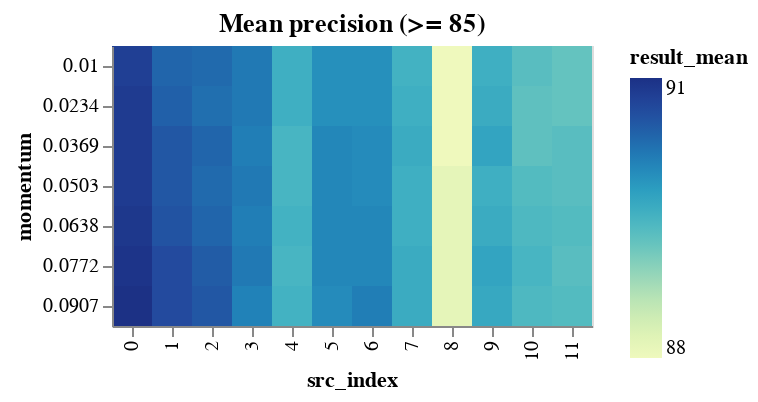

Notebook cell for this chart:
### Code cell
range_momentum_results_df = momentum_results_df[
    momentum_results_df.result_mean >= DETAILED_VIEW_TRESHOLD
]

binified_momentum_heatmap(
    f"Mean precision (>= {DETAILED_VIEW_TRESHOLD})", range_momentum_results_df
)

### Figure 1 — Vega-Lite specification as saved in the notebook (floating-point values rounded to 4 significant figures)
{"config": {"view": {"continuousWidth": 400, "continuousHeight": 300}}, "hconcat": [{"mark": "rect", "encoding": {"color": {"type": "quantitative", "field": "result_mean"}, "tooltip": [{"type": "quantitative", "field": "result_mean"}, {"type": "quantitative", "field": "result_std"}, {"type": "quantitative", "field": "neurons"}, {"type": "quantitative", "field": "layers"}, {"type": "quantitative", "field": "epochs"}, {"type": "quantitative", "field": "learning_rate"}, {"type": "quantitative", "field": "momentum"}, {"type": "quantitative", "field": "src_index"}], "x": {"type": "ordinal", "field": "src_index"}, "y": {"type": "ordinal", "field": "momentum"}}, "selection": {"selector008": {"type": "interval", "bind": "scales", "encodings": ["x", "y"]}}, "title": "Mean precision (>= 85)"}], "data": {"name": "data-20cd57767bed165eb2cc563d0f8586fe"}, "$schema": "https://vega.github.io/schema/vega-lite/v4.8.1.json", "datasets": {"data-20cd57767bed165eb2cc563d0f8586fe": [{"neurons": 11, "layers": 2, "epochs": 90, "learning_rate": 0.0422, "momentum": 0.0907, "result_mean": 90.82, "result_std": 1.16, "src_index": 0}, {"neurons": 11, "layers": 2, "epochs": 90, "learning_rate": 0.0422, "momentum": 0.0772, "result_mean": 90.77, "result_std": 1.205, "src_index": 0}, {"neurons": 11, "layers": 2, "epochs": 90, "learning_rate": 0.0422, "momentum": 0.0638, "result_mean": 90.72, "result_std": 1.159, "src_index": 0}, {"neurons": 11, "layers": 2, "epochs": 90, "learning_rate": 0.0422, "momentum": 0.0503, "result_mean": 90.67, "result_std": 1.161, "src_index": 0}, {"neurons": 11, "layers": 2, "epochs": 90, "learning_rate": 0.0422, "momentum": 0.0369, "result_mean": 90.67, "result_std": 1.161, "src_index": 0}, {"neurons": 11, "layers": 2, "epochs": 90, "learning_rate": 0.0422, "momentum": 0.0234, "result_mean": 90.67, "result_std": 1.161, "src_index": 0}, {"neurons": 11, "layers": 2, "epochs": 90, "learning_rate": 0.0422, "momentum": 0.01, "result_mean": 90.63, "result_std": 1.119, "src_index": 0}, {"neurons": 11, "layers": 2, "epochs": 90, "learning_rate": 0.0353, "momentum": 0.0772, "result_mean": 90.48, "result_std": 1.072, "src_index": 1}, {"neurons": 11, "layers": 2, "epochs": 90, "learning_rate": 0.0353, "momentum": 0.0907, "result_mean": 90.48, "result_std": 1.188, "src_index": 1}, {"neurons": 11, "layers": 2, "epochs": 90, "learning_rate": 0.0353, "momentum": 0.0638, "result_mean": 90.38, "result_std": 1.085, "src_index": 1}, {"neurons": 11, "layers": 2, "epochs": 80, "learning_rate": 0.0422, "momentum": 0.0907, "result_mean": 90.34, "result_std": 1.191, "src_index": 2}, {"neurons": 11, "layers": 2, "epochs": 90, "learning_rate": 0.0353, "momentum": 0.0503, "result_mean": 90.33, "result_std": 1.146, "src_index": 1}, {"neurons": 11, "layers": 2, "epochs": 90, "learning_rate": 0.0353, "momentum": 0.0369, "result_mean": 90.33, "result_std": 1.127, "src_index": 1}, {"neurons": 11, "layers": 2, "epochs": 80, "learning_rate": 0.0422, "momentum": 0.0772, "result_mean": 90.29, "result_std": 1.264, "src_index": 2}, {"neurons": 11, "layers": 2, "epochs": 90, "learning_rate": 0.0353, "momentum": 0.0234, "result_mean": 90.24, "result_std": 1.147, "src_index": 1}, {"neurons": 11, "layers": 2, "epochs": 80, "learning_rate": 0.0422, "momentum": 0.0369, "result_mean": 90.19, "result_std": 1.288, "src_index": 2}, {"neurons": 11, "layers": 2, "epochs": 80, "learning_rate": 0.0422, "momentum": 0.0638, "result_mean": 90.19, "result_std": 1.289, "src_index": 2}, {"neurons": 11, "layers": 2, "epochs": 90, "learning_rate": 0.0353, "momentum": 0.01, "result_mean": 90.19, "result_std": 1.19, "src_index": 1}, {"neurons": 11, "layers": 2, "epochs": 80, "learning_rate": 0.0422, "momentum": 0.01, "result_mean": 90.14, "result_std": 1.193, "src_index": 2}, {"neurons": 11, "layers": 2, "epochs": 80, "learning_rate": 0.0422, "momentum": 0.0503, "result_mean": 90.14, "result_std": 1.324, "src_index": 2}, {"neurons": 11, "layers": 2, "epochs": 80, "learning_rate": 0.0422, "momentum": 0.0234, "result_mean": 90.09, "result_std": 1.366, "src_index": 2}, {"neurons": 12, "layers": 2, "epochs": 90, "learning_rate": 0.0422, "momentum": 0.0772, "result_mean": 90.0, "result_std": 0.6565, "src_index": 3}, {"neurons": 12, "layers": 2, "epochs": 90, "learning_rate": 0.0422, "momentum": 0.0503, "result_mean": 90.0, "result_std": 0.5616, "src_index": 3}, {"neurons": 12, "layers": 2, "epochs": 90, "learning_rate": 0.0422, "momentum": 0.0234, "result_mean": 90.0, "result_std": 0.5637, "src_index": 3}, {"neurons": 12, "layers": 2, "epochs": 90, "learning_rate": 0.0422, "momentum": 0.01, "result_mean": 89.99, "result_std": 0.6062, "src_index": 3}, {"neurons": 12, "layers": 2, "epochs": 90, "learning_rate": 0.0422, "momentum": 0.0638, "result_mean": 89.95, "result_std": 0.6433, "src_index": 3}, {"neurons": 12, "layers": 2, "epochs": 90, "learning_rate": 0.0422, "momentum": 0.0369, "result_mean": 89.95, "result_std": 0.5675, "src_index": 3}, {"neurons": 12, "layers": 2, "epochs": 90, "learning_rate": 0.0353, "momentum": 0.0907, "result_mean": 89.95, "result_std": 0.6329, "src_index": 6}, {"neurons": 12, "layers": 2, "epochs": 90, "learning_rate": 0.0422, "momentum": 0.0907, "result_mean": 89.9, "result_std": 0.5194, "src_index": 3}, {"neurons": 11, "layers": 2, "epochs": 80, "learning_rate": 0.0284, "momentum": 0.0369, "result_mean": 89.85, "result_std": 0.6803, "src_index": 5}, {"neurons": 11, "layers": 2, "epochs": 80, "learning_rate": 0.0284, "momentum": 0.0503, "result_mean": 89.85, "result_std": 0.6803, "src_index": 5}, {"neurons": 11, "layers": 2, "epochs": 80, "learning_rate": 0.0284, "momentum": 0.0638, "result_mean": 89.85, "result_std": 0.6803, "src_index": 5}, {"neurons": 11, "layers": 2, "epochs": 80, "learning_rate": 0.0284, "momentum": 0.0772, "result_mean": 89.85, "result_std": 0.7482, "src_index": 5}, {"neurons": 12, "layers": 2, "epochs": 90, "learning_rate": 0.0353, "momentum": 0.0772, "result_mean": 89.85, "result_std": 0.6823, "src_index": 6}, {"neurons": 12, "layers": 2, "epochs": 90, "learning_rate": 0.0353, "momentum": 0.0638, "result_mean": 89.85, "result_std": 0.6823, "src_index": 6}, {"neurons": 11, "layers": 2, "epochs": 80, "learning_rate": 0.0284, "momentum": 0.0907, "result_mean": 89.8, "result_std": 0.7255, "src_index": 5}, {"neurons": 12, "layers": 2, "epochs": 90, "learning_rate": 0.0353, "momentum": 0.0369, "result_mean": 89.8, "result_std": 0.709, "src_index": 6}, {"neurons": 12, "layers": 2, "epochs": 90, "learning_rate": 0.0353, "momentum": 0.0503, "result_mean": 89.8, "result_std": 0.709, "src_index": 6}, {"neurons": 11, "layers": 2, "epochs": 80, "learning_rate": 0.0284, "momentum": 0.0234, "result_mean": 89.75, "result_std": 0.7457, "src_index": 5}, {"neurons": 11, "layers": 2, "epochs": 80, "learning_rate": 0.0284, "momentum": 0.01, "result_mean": 89.75, "result_std": 0.7297, "src_index": 5}, {"neurons": 12, "layers": 2, "epochs": 90, "learning_rate": 0.0353, "momentum": 0.01, "result_mean": 89.75, "result_std": 0.8945, "src_index": 6}, {"neurons": 12, "layers": 2, "epochs": 90, "learning_rate": 0.0353, "momentum": 0.0234, "result_mean": 89.75, "result_std": 0.8945, "src_index": 6}, {"neurons": 11, "layers": 2, "epochs": 70, "learning_rate": 0.0284, "momentum": 0.0772, "result_mean": 89.51, "result_std": 0.8645, "src_index": 9}, {"neurons": 11, "layers": 2, "epochs": 70, "learning_rate": 0.0284, "momentum": 0.0369, "result_mean": 89.51, "result_std": 0.7953, "src_index": 9}, {"neurons": 11, "layers": 2, "epochs": 70, "learning_rate": 0.0284, "momentum": 0.0907, "result_mean": 89.46, "result_std": 0.8252, "src_index": 9}, {"neurons": 11, "layers": 2, "epochs": 80, "learning_rate": 0.0216, "momentum": 0.0772, "result_mean": 89.41, "result_std": 0.6306, "src_index": 7}, {"neurons": 11, "layers": 2, "epochs": 80, "learning_rate": 0.0216, "momentum": 0.0907, "result_mean": 89.41, "result_std": 0.6306, "src_index": 7}, {"neurons": 11, "layers": 2, "epochs": 70, "learning_rate": 0.0284, "momentum": 0.0638, "result_mean": 89.41, "result_std": 0.7342, "src_index": 9}, {"neurons": 11, "layers": 2, "epochs": 80, "learning_rate": 0.0216, "momentum": 0.0369, "result_mean": 89.41, "result_std": 0.7034, "src_index": 7}, {"neurons": 11, "layers": 2, "epochs": 70, "learning_rate": 0.0284, "momentum": 0.0234, "result_mean": 89.41, "result_std": 0.7519, "src_index": 9}, {"neurons": 11, "layers": 2, "epochs": 70, "learning_rate": 0.0216, "momentum": 0.0234, "result_mean": 89.36, "result_std": 0.6449, "src_index": 4}, {"neurons": 11, "layers": 2, "epochs": 70, "learning_rate": 0.0216, "momentum": 0.01, "result_mean": 89.36, "result_std": 0.6449, "src_index": 4}, {"neurons": 11, "layers": 2, "epochs": 80, "learning_rate": 0.0216, "momentum": 0.0234, "result_mean": 89.36, "result_std": 0.6826, "src_index": 7}, {"neurons": 11, "layers": 2, "epochs": 80, "learning_rate": 0.0216, "momentum": 0.0503, "result_mean": 89.36, "result_std": 0.7484, "src_index": 7}, {"neurons": 11, "layers": 2, "epochs": 80, "learning_rate": 0.0216, "momentum": 0.0638, "result_mean": 89.36, "result_std": 0.6826, "src_index": 7}, {"neurons": 11, "layers": 2, "epochs": 70, "learning_rate": 0.0284, "momentum": 0.01, "result_mean": 89.36, "result_std": 0.7484, "src_index": 9}, {"neurons": 11, "layers": 2, "epochs": 70, "learning_rate": 0.0284, "momentum": 0.0503, "result_mean": 89.36, "result_std": 0.7793, "src_index": 9}, {"neurons": 11, "layers": 2, "epochs": 70, "learning_rate": 0.0216, "momentum": 0.0638, "result_mean": 89.31, "result_std": 0.5815, "src_index": 4}, {"neurons": 11, "layers": 2, "epochs": 70, "learning_rate": 0.0216, "momentum": 0.0907, "result_mean": 89.31, "result_std": 0.6014, "src_index": 4}, {"neurons": 11, "layers": 2, "epochs": 80, "learning_rate": 0.0216, "momentum": 0.01, "result_mean": 89.31, "result_std": 0.6752, "src_index": 7}, {"neurons": 11, "layers": 2, "epochs": 70, "learning_rate": 0.0216, "momentum": 0.0369, "result_mean": 89.27, "result_std": 0.6087, "src_index": 4}, {"neurons": 11, "layers": 2, "epochs": 70, "learning_rate": 0.0216, "momentum": 0.0503, "result_mean": 89.27, "result_std": 0.5027, "src_index": 4}, {"neurons": 11, "layers": 2, "epochs": 70, "learning_rate": 0.0216, "momentum": 0.0772, "result_mean": 89.27, "result_std": 0.6087, "src_index": 4}, {"neurons": 11, "layers": 2, "epochs": 90, "learning_rate": 0.0147, "momentum": 0.0772, "result_mean": 89.27, "result_std": 0.8101, "src_index": 10}, {"neurons": 11, "layers": 2, "epochs": 90, "learning_rate": 0.0147, "momentum": 0.0638, "result_mean": 89.22, "result_std": 0.7831, "src_index": 10}, {"neurons": 11, "layers": 2, "epochs": 90, "learning_rate": 0.0147, "momentum": 0.0907, "result_mean": 89.22, "result_std": 0.7831, "src_index": 10}, {"neurons": 11, "layers": 2, "epochs": 80, "learning_rate": 0.0147, "momentum": 0.0638, "result_mean": 89.17, "result_std": 0.7483, "src_index": 11}, {"neurons": 11, "layers": 2, "epochs": 80, "learning_rate": 0.0147, "momentum": 0.0907, "result_mean": 89.17, "result_std": 0.7343, "src_index": 11}, {"neurons": 11, "layers": 2, "epochs": 90, "learning_rate": 0.0147, "momentum": 0.0503, "result_mean": 89.17, "result_std": 0.7676, "src_index": 10}, {"neurons": 11, "layers": 2, "epochs": 90, "learning_rate": 0.0147, "momentum": 0.01, "result_mean": 89.12, "result_std": 0.7776, "src_index": 10}, {"neurons": 11, "layers": 2, "epochs": 80, "learning_rate": 0.0147, "momentum": 0.0369, "result_mean": 89.12, "result_std": 0.7776, "src_index": 11}, {"neurons": 11, "layers": 2, "epochs": 80, "learning_rate": 0.0147, "momentum": 0.0503, "result_mean": 89.12, "result_std": 0.7776, "src_index": 11}, {"neurons": 11, "layers": 2, "epochs": 80, "learning_rate": 0.0147, "momentum": 0.0772, "result_mean": 89.12, "result_std": 0.7776, "src_index": 11}, {"neurons": 11, "layers": 2, "epochs": 90, "learning_rate": 0.0147, "momentum": 0.0369, "result_mean": 89.07, "result_std": 0.8174, "src_index": 10}, {"neurons": 11, "layers": 2, "epochs": 90, "learning_rate": 0.0147, "momentum": 0.0234, "result_mean": 89.07, "result_std": 0.8174, "src_index": 10}, {"neurons": 11, "layers": 2, "epochs": 80, "learning_rate": 0.0147, "momentum": 0.01, "result_mean": 89.02, "result_std": 0.8647, "src_index": 11}, {"neurons": 11, "layers": 2, "epochs": 80, "learning_rate": 0.0147, "momentum": 0.0234, "result_mean": 89.02, "result_std": 0.8647, "src_index": 11}, {"neurons": 12, "layers": 1, "epochs": 90, "learning_rate": 0.0216, "momentum": 0.0772, "result_mean": 87.91, "result_std": 0.603, "src_index": 8}, {"neurons": 12, "layers": 1, "epochs": 90, "learning_rate": 0.0216, "momentum": 0.0503, "result_mean": 87.91, "result_std": 0.603, "src_index": 8}, {"neurons": 12, "layers": 1, "epochs": 90, "learning_rate": 0.0216, "momentum": 0.0638, "result_mean": 87.91, "result_std": 0.603, "src_index": 8}, {"neurons": 12, "layers": 1, "epochs": 90, "learning_rate": 0.0216, "momentum": 0.0907, "result_mean": 87.91, "result_std": 0.603, "src_index": 8}, {"neurons": 12, "layers": 1, "epochs": 90, "learning_rate": 0.0216, "momentum": 0.01, "result_mean": 87.76, "result_std": 0.5246, "src_index": 8}, {"neurons": 12, "layers": 1, "epochs": 90, "learning_rate": 0.0216, "momentum": 0.0234, "result_mean": 87.76, "result_std": 0.5246, "src_index": 8}, {"neurons": 12, "layers": 1, "epochs": 90, "learning_rate": 0.0216, "momentum": 0.0369, "result_mean": 87.76, "result_std": 0.5246, "src_index": 8}]}}
